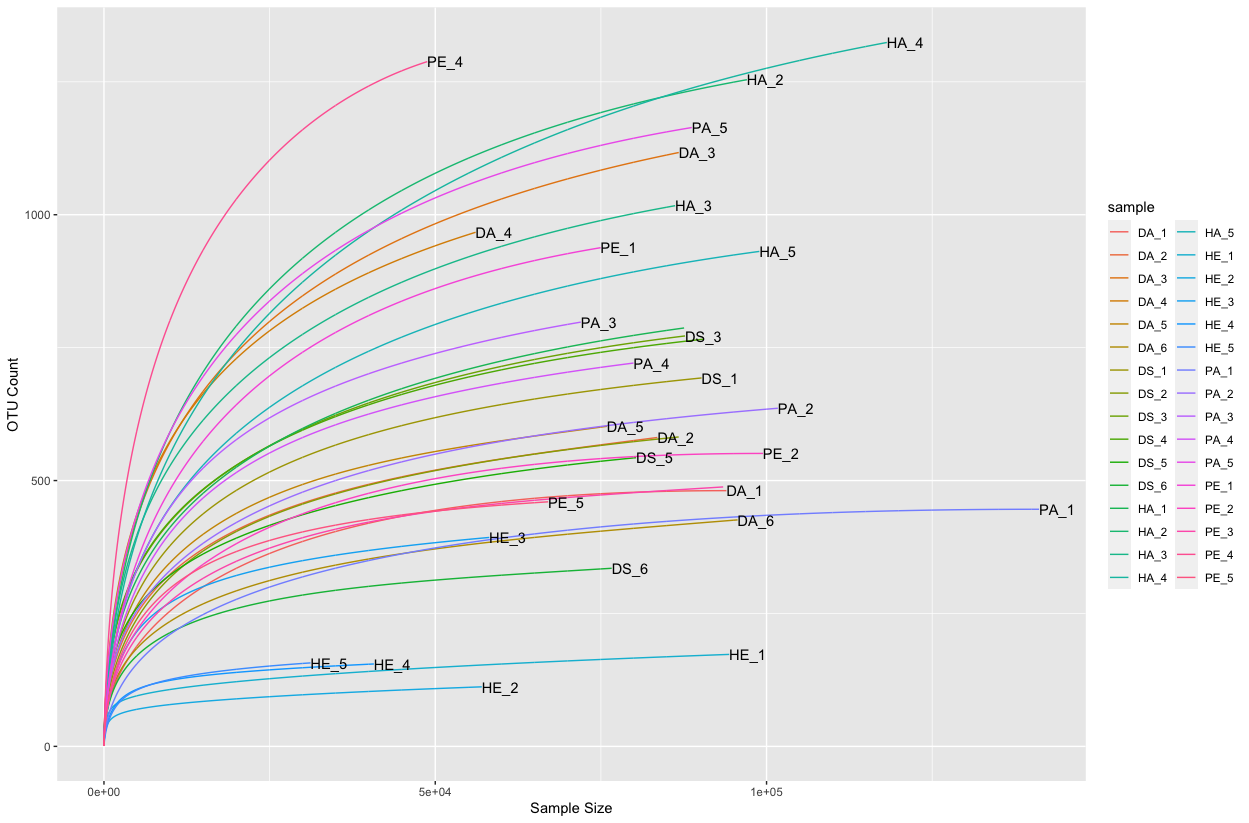

Write the R code that produced this figure.
Author:"Marwan Majzoub"
Description:"This file contains all the commands for further analysis of the OTU table"
Date:"30/05/2021"

library("ggplot2")
library("vegan")
library("reshape")
library("gridExtra")
library("tidyverse")
library("dplyr")
library(RColorBrewer)
library(picante)
library(seqinr)
library(drc)
library(lattice)
library(permute)


# Read otu table
AllSamples <- read.delim("coloring_rarefaction_curves_otu_table.txt")
#another way to read the OTU table
#otu_table = t(read.delim('otu_table.txt', row.names = 1))

#RArefaction curve
#OTU Table only
otu_table <- dplyr::select(AllSamples, -OTU_ID)
otu_table <- as.matrix(t(otu_table))
colnames(otu_table) <- AllSamples[,1]

#sample with lowest no of seqs
raremax <- min(rowSums(otu_table))

####################################################################################

out <- rarecurve(otu_table, step=50, label=T,ylab = "OTU Count")

rare <- lapply(out, function(x){
  b <- as.data.frame(x)
  b <- data.frame(OTU = b[,1], raw.read = rownames(b))
  b$raw.read <- as.numeric(gsub("N", "",  b$raw.read))
  return(b)
})

names(rare) <- rownames(otu_table)

rare <- map_dfr(rare, function(x){
  z <- data.frame(x)
  return(z)
}, .id = "sample")

ggplot(data = rare)+
  geom_line(aes(x = raw.read, y = OTU, color = sample)) +
  geom_text(data = rare %>% #here we need coordinates of the labels
              group_by(sample) %>% #first group by samples
              summarise(max_OTU = max(OTU), #find max OTU
                        max_raw = max(raw.read)), #find max raw read
            aes(x = max_raw, y = max_OTU, label = sample), check_overlap = T, hjust = 0)+
  scale_x_continuous(labels =  scales::scientific_format()) +
  labs(colour = "black", x = "Sample Size", y = "OTU Count")

####################################################################################
